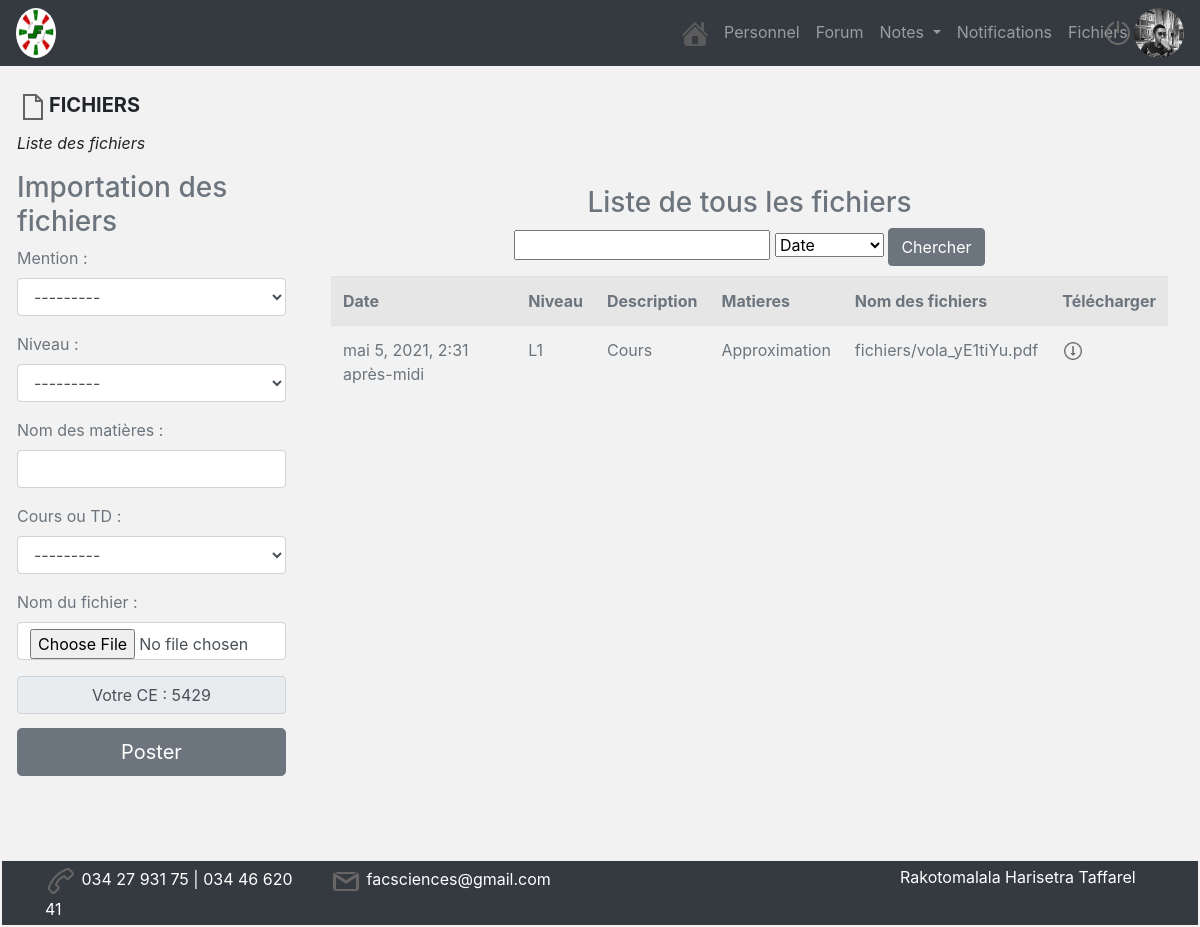
Screenshot of /fichiers/ (signed in) with the database file from the repository.
### blog/models.py (models this page shows, shortened)
class Profil(models.Model):
    utilisateur = models.OneToOneField(User, on_delete=models.CASCADE, verbose_name = u"Choisissez Votre CE: ")
    parcour = models.CharField(choices = parcours, max_length=5,  verbose_name = u"Choisissez Votre Parcours: ")
    avatar = models.ImageField(null = True, blank = True, upload_to='avatars/', default='avatars/student_male_64px.png')
    class Meta:
        ordering = ['utilisateur',]

class fichier(models.Model):
    date = models.DateTimeField(auto_now_add=True,verbose_name='Date de ce jour')
    mention = models.CharField(max_length=100,choices=mentions,verbose_name='Mention')
    niveau = models.CharField(max_length=100,choices=niveau,verbose_name='Niveau')
    matiers = models.CharField(max_length=100,verbose_name='Nom des matières')
    desc = models.CharField(max_length=10,choices=desc,verbose_name='Cours ou TD')
    fichiers = models.FileField(upload_to='fichiers/',verbose_name='Nom du fichier')
    util = models.ForeignKey(User, on_delete=models.CASCADE, verbose_name="L'utilisateur")

### blog/views.py (the view, shortened to what this page needs)
# urls.py: path('fichiers/', fichiers),
@login_required(login_url = '../login/')
def fichiers(request):
    u = request.user.username
    f = fichier.objects.all()
    form = fichierForm()
    return render(request,'blog/fichiers.html', locals())

### blog/forms.py
class fichierForm(ModelForm):
	class Meta:
		model = fichier
		fields = "__all__"
		exclude = ['util']
		widgets = {
			'mention': forms.Select(attrs={'class':'form-control'}),
			'niveau': forms.Select(attrs={'class':'form-control'}),
			'desc': forms.Select(attrs={'class':'form-control'}),
			'matiers': forms.TextInput(attrs={'class':'form-control'}),
			'fichiers': forms.FileInput(attrs={'class':'form-control'})
		}

### blog/templates/blog/fichiers.html (shortened to what this page needs)
{%extends 'blog/main.html' %}
{% load static %}
{% block 'body' %}
<h5><span><img src="{%static 'images/file_32px.png' %}" alt="perso"></span><strong>FICHIERS</strong></h5>
<p><i>Liste des fichiers</i></p>
<div style="margin-top: 6px;" class="row">
	<div class="col-sm-3 text-secondary">
		<h3 class="text-secondary">Importation des fichiers</h3>
		<div id="form_importer">
			<form action="{% url 'fichiers'%}" method="post" class="form" enctype="multipart/form-data">
			    {{ form.as_p }}
	            <input style="width: 100%; margin-bottom: 5%;" type="text" class="form-control text-center" id="usr" value="Votre CE : {{u}}" disabled>
			    <input style="width: 100%;margin-bottom: 5%;" class="btn btn-secondary btn-lg" type="submit" value="Poster"/>
			</form>
		</div>
	</div>
	<div class="col-sm-9">
		{%block 'droit'%}
		<div class="container" style="margin-top:15px;">
			<div class="container" style="margin-bottom:10px">
				<h3 style="text-align: center;" class="text-secondary">Liste de tous les fichiers</h3>
				<div style="text-align: center;"><input type="text" name="recherche">
				<select class="form" id="triage">
					<option>Date</option>
				</select>
				<button class="btn btn-secondary">Chercher</button></div>
			</div>
			<div  class="table table-responsive table-hovere table-striped">
				<table style="width: 100%;" class="text-secondary">
					<tr>
						<th>Date</th>
						<th>Niveau</th>
						<th>Description</th>
						<th>Matieres</th>
						<th>Nom des fichiers</th>
						<th>Télécharger</th>
					</tr>
					{% for i in f %}
					<tr>
						<td>{{i.date}}</td>
						<td>{{i.niveau}}</td>
						<td>{{i.desc}}</td>
						<td>{{i.matiers}}</td>
						<td>{{i.fichiers}}</td>
						<td><a href="../static/images/avatar/{{i.fichiers}}"><img class="img-btn" src="{% static 'images/below_32px.png' %}"></a></td>
					</tr>
					{%endfor%}
				</table>
			</div>
		</div>
		{%endblock%}
	</div>
</div>
{% endblock %}

### blog/templates/blog/main.html (shortened to what this page needs)
{% load static %}
<!Doctype html>
<html lang="fr">
  {% block 'head' %}
  <head>
    <link rel="stylesheet" href="{% static 'node_modules/bootstrap/dist/css/bootstrap.css' %}">
    <link rel="stylesheet" type="text/css" href="{% static 'css/css1.css' %}">
  </head>
  <body style="padding-top: 70px; background-color: rgba(0,0, 0, 0.05);">
    <div class="container-fluid" style="margin-top:20px">
      <nav class="navbar navbar-expand-lg fixed-top navbar-dark bg-dark">
          <div id="box1">
              <div>
                <span><img class="logobox1" src="{% static 'images/FAC.PNG' %}"></span>
              </div>
          </div>
        <div class="collapse navbar-collapse" id="navbarSupportedContent">
          <ul class="navbar-nav mr-auto"  style="margin-left: 60%">
            <li class="nav-item active" data-toggle="tooltip" data-placement="bottom" title="Actualité">
              <a class="nav-link" href="../actualite"><img src="{% static 'images/home_26px.png' %}"><span class="sr-only">(current)</span></a>
            </li>
            <li class="nav-item">
              <a class="nav-link" href="../note_perso">Personnel</a>
            </li>
            <li class="nav-item">
              <a class="nav-link" href="../../forum">Forum</a>
            </li>
            <li class="nav-item dropdown">
              <a class="nav-link dropdown-toggle" href="#" id="navbarDropdown" role="button" data-toggle="dropdown" aria-haspopup="true" aria-expanded="false"> Notes </a>
            </li>
            <li class="nav-item">
              <a class="nav-link" href="../../notification">Notifications</a>
            </li>
            <li class="nav-item">
              <a class="nav-link" href="../fichiers">Fichiers</a>
            </li>
          </ul>
        </div>
        <a href="../logout" data-toggle="tooltip" data-placement="bottom" title="Déconnecter"><img src="{% static 'images/shutdown_32px.png' %}"></a>
        <img src="{{request.user.profil.avatar.url}}"  style="width: 50px; height: 50px;" class="rounded-circle">
      </nav>
{% endblock %}
{% block 'body' %}{% endblock %}
</div>
{% block 'footer' %}
<br><br><br>
<footer class="py-1 bg-dark">
  <div class="container">
  <div class="row">
    <div class="col-md-3">
      <p class="m-0 text-white">
        <img src="{% static 'images/call.png' %}" alt="appel" class="rounded"><span> 034 27 931 75 | 034 46 620 41</span>
      </p>
    </div>
    <div class="col-md-6">
      <p class="m-0 text-white">
        <img src="{% static 'images/gmail_64px.png' %}" alt="mail" class="rounded" style="width: 32px;"><span> facsciences@gmail.com</span>
      </p>
    </div>
    <div class="col-md-3">
      <p class="m-0 text-white">{{user.last_name}} {{user.first_name}}</p>
    </div>
  </div>
  </div>
</footer>
{% endblock %}
  </body>
</html>

### blog/static/css/css1.css (style rules this page uses)
body { margin: 1px; padding: 1px; }
#box1 { position: absolute; transform: perspective(1000000px) rotateY(0deg); width: 40px; height:50px; transform-style: preserve-3d; }
#box1:before { content: ''; position: absolute; bottom: -100px; left: 0; width: 100%; height: 50px; filter: blur(40px); transform: rotateX(90deg); }
#box1 div { position: absolute; width: 100%; height: 100%; transform-style: preserve-3d; animation: animate 10s linear infinite; }
#box1 div span { position: absolute; display: block; width: 100%; height: 100%; border-radius: 20px; }
#box1 div span:nth-child(1) { transform: rotateX(0deg); }
.logobox1 { width: 40px; height: 50px; border-radius: 50%; }
.img-btn { width: 22px; height: 22px; }

### blog/templates/blog/fichiers.html (style rules this page uses)
.img-btn { width: 22px;height: 22px; }

### rows the page displays
fichier: date "mai 5, 2021, 2:31 après-midi", niveau "L1", desc "Cours", matiers "Approximation", fichiers "fichiers/vola_yE1tiYu.pdf"

### other values shown
{{ user.last_name }} "Rakotomalala"
{{ user.first_name }} "Harisetra Taffarel"
